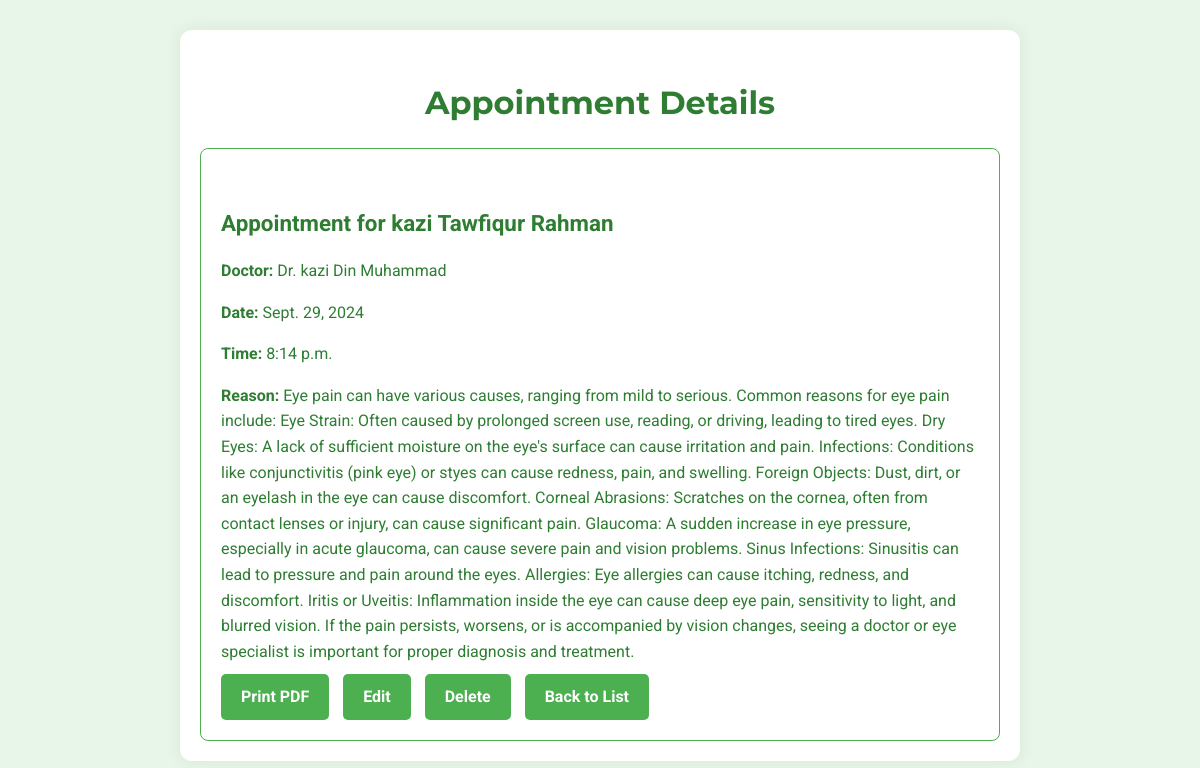
Page /appointments/1/ (signed in) on the committed database.
### hospital/models.py (models this page shows, shortened)
class Appointment(models.Model):
    patient = models.ForeignKey(Patient, on_delete=models.CASCADE)
    doctor = models.ForeignKey(Doctor, on_delete=models.CASCADE)
    date = models.DateField()
    time = models.TimeField()
    reason = models.TextField()

class Patient(models.Model):
    PATIENT_TYPES = [
        ('indoor', 'Indoor'),
        ('outdoor', 'Outdoor'),
    ]
    name = models.CharField(max_length=200, null=True, blank=True)
    date_of_birth = models.DateField(null=True, blank=True)
    gender = models.CharField(max_length=10, null=True, blank=True,
                    choices=[('M', 'Male'), ('F', 'Female'), ('O', 'Other')])
    phone_number = models.CharField(max_length=15, null=True, blank=True)
    email = models.EmailField(null=True, blank=True)
    address = models.TextField(null=True, blank=True)
    photo = models.ImageField(upload_to='patient_photos/', null=True, blank=True)
    patient_type = models.CharField(max_length=7,
                                    choices=PATIENT_TYPES, default='outdoor')
    is_admitted = models.BooleanField(default=False)
    admission_date = models.DateTimeField(null=True, blank=True)
    discharge_date = models.DateTimeField(null=True, blank=True)
    bed = models.OneToOneField(Bed, on_delete=models.SET_NULL,
                               null=True, blank=True, related_name='current_patient')

class Doctor(models.Model):
    name = models.CharField(max_length=200)
    specialization = models.CharField(max_length=100, null=True, blank=True)
    phone_number = models.CharField(max_length=15, null=True, blank=True)
    photo = models.ImageField(upload_to='doctor_photos/', null=True, blank=True)

### hospital/views.py (the view)
# urls.py: path('appointments/<int:pk>/', views.appointment_detail,
@login_required
def appointment_detail(request, pk):
    appointment = get_object_or_404(Appointment, pk=pk)
    context = {'appointment': appointment}
    return render(request, 'hospital/appointment_detail.html', context)

### hospital/templates/hospital/appointment_detail.html (shortened to what this page needs)
<!DOCTYPE html>
<html lang="en">
<head>
    <link rel="stylesheet" href="https://cdnjs.cloudflare.com/ajax/libs/font-awesome/5.15.3/css/all.min.css">
</head>
<body>
    <div class="container">
        <h2>Appointment Details</h2>
        <div class="card">
            <div class="card-body">
                <h5 class="card-title">Appointment for {{ appointment.patient.name }}</h5>
                <p class="card-text"><strong>Doctor:</strong> Dr. {{ appointment.doctor.name }}</p>
                <p class="card-text"><strong>Date:</strong> {{ appointment.date }}</p>
                <p class="card-text"><strong>Time:</strong> {{ appointment.time }}</p>
                <p class="card-text"><strong>Reason:</strong> {{ appointment.reason }}</p>
                <a href="{% url 'appointment_pdf' appointment.id %}"
                    class="btn btn-print" target="_blank">Print PDF
                </a>
                <a href="{% url 'appointment_edit' appointment.pk %}" class="btn btn-warning">Edit</a>
                <a href="{% url 'appointment_delete' appointment.pk %}" class="btn btn-danger">Delete</a>
                <a href="{% url 'appointment_list' %}" class="btn btn-secondary">Back to List</a>
            </div>
        </div>
    </div>
</body>
</html>

### hospital/templates/hospital/appointment_detail.html (style rules this page uses)
body { font-family: 'Roboto', sans-serif; line-height: 1.6; margin: 0; padding: 0; background-color: #e8f5e9; color: #2e7d32; }
.container { max-width: 800px; margin: 30px auto; padding: 20px; background-color: #ffffff; border-radius: 12px; box-shadow: 0 0 15px rgba(46,125,50,0.1); }
h2 { font-family: 'Montserrat', sans-serif; color: #2e7d32; text-align: center; font-size: 2em; margin-bottom: 20px; }
.card { border: 1px solid #4CAF50; border-radius: 8px; padding: 20px; }
.card-title { font-size: 1.4em; color: #2e7d32; margin-bottom: 15px; }
.card-text { margin-bottom: 10px; }
.btn { display: inline-block; padding: 10px 20px; margin-right: 10px; border: none; border-radius: 5px; cursor: pointer; text-decoration: none; font-weight: bold; transition: background-color 0.3s ease; }
.btn-warning, .btn-danger, .btn-secondary, .btn-print { background-color: #4CAF50; color: #fff; }

### rows in the picture
Appointment: patient.name "kazi Tawfiqur Rahman", doctor.name "kazi Din Muhammad", date "Sept. 29, 2024", time "8:14 p.m.", reason "Eye pain can have various causes, ranging from mild to serious. Common reasons for eye pain include: Eye Strain: Often caused by prolonged screen use, reading, or driving, leading to tired eyes. Dry Eyes: A lack of sufficient moisture on the eye's surface can cause irritation and pain. Infections: Conditions like conjunctivitis (pink eye) or styes can cause redness, pain, and swelling. Foreign Objects: Dust, dirt, or an eyelash in the eye can cause discomfort. Corneal Abrasions: Scratches on the cornea, often from contact lenses or injury, can cause significant pain. Glaucoma: A sudden increase in eye pressure, especially in acute glaucoma, can cause severe pain and vision problems. Sinus…"
